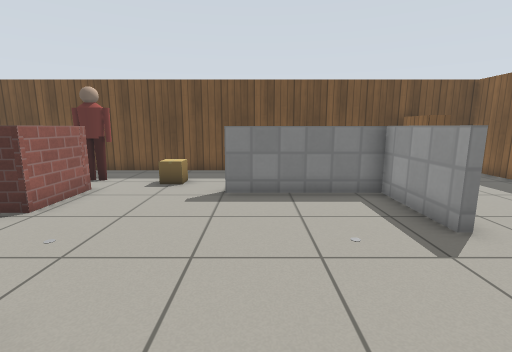
[1] (above)

15 first-person views from a walk through a Gazebo world. The camera is 0.99 m above the floor, tilts 10° down and sees 85° across. Floor lines are 1 m apart. The floor is counted in squares, 0.5 m on a side. Each view is taken from the middle of a square. On the plan, view 1 faces up. The plan holds only what a view shows up to about 16 squares ahead; the rest is blank. Simple patterns stand in for the simulator's built-in surfaces. Simple shapes stand in for some stock models.

[2]
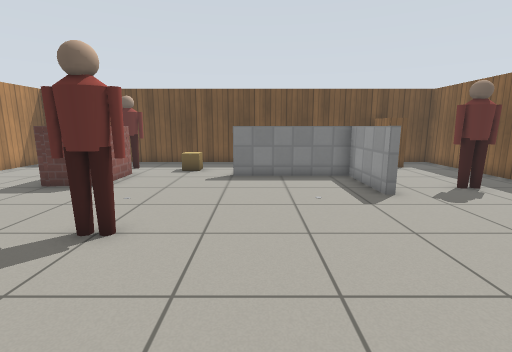

[3]
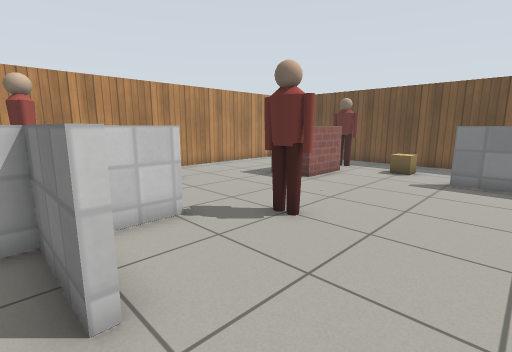

[4]
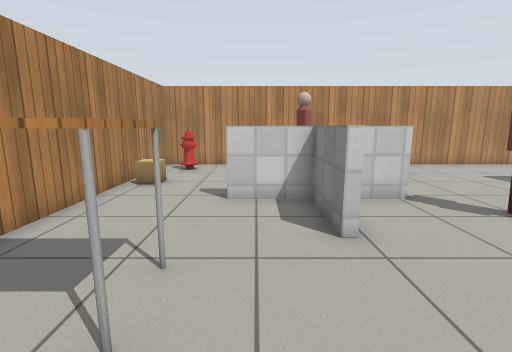

[5]
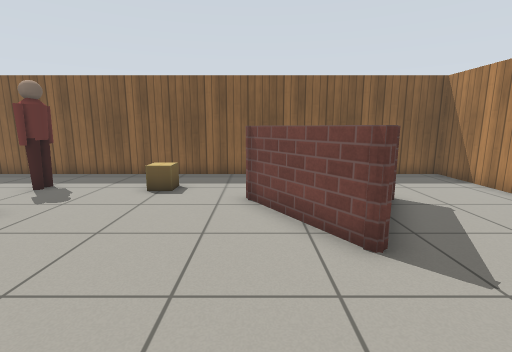

[6]
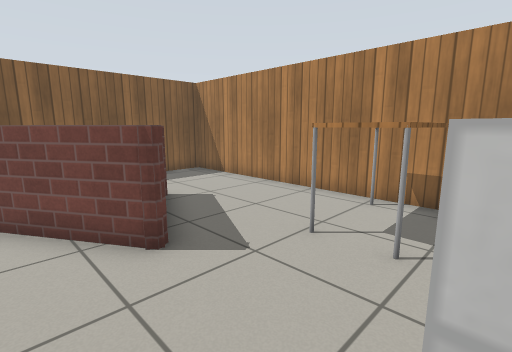

[7]
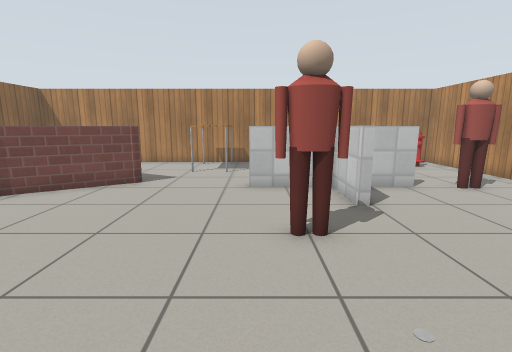

[8]
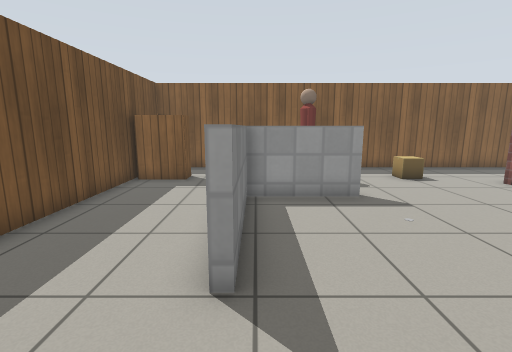

[9]
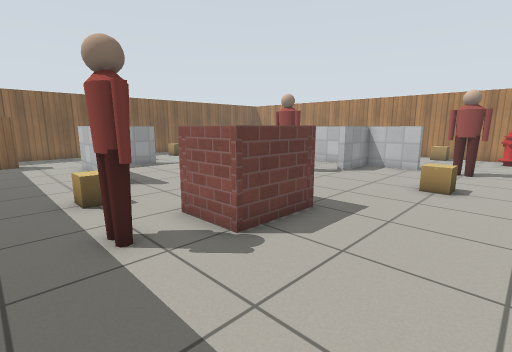

[10]
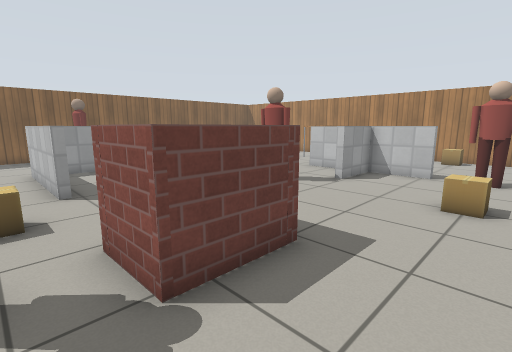

[11]
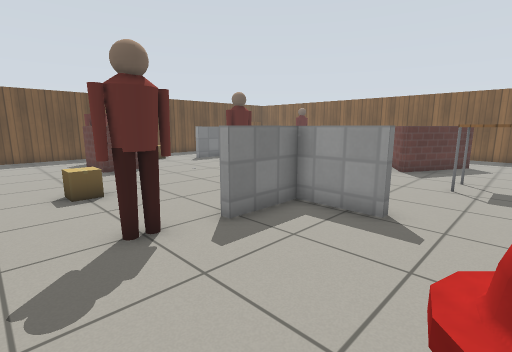

[12]
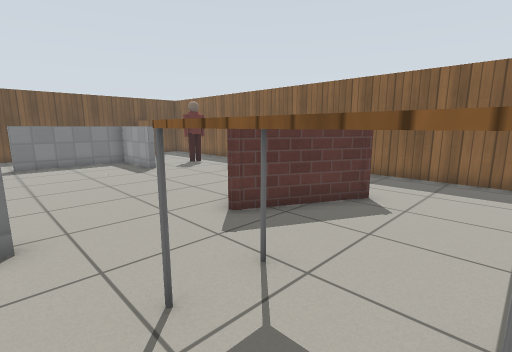

[13]
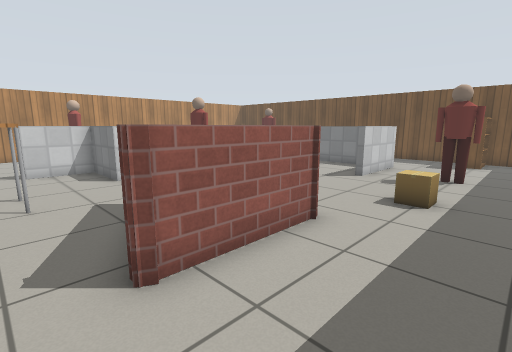

[14]
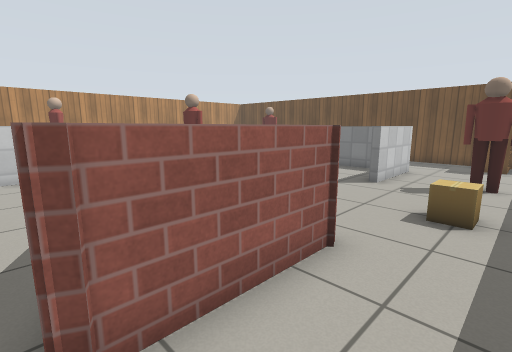

[15]
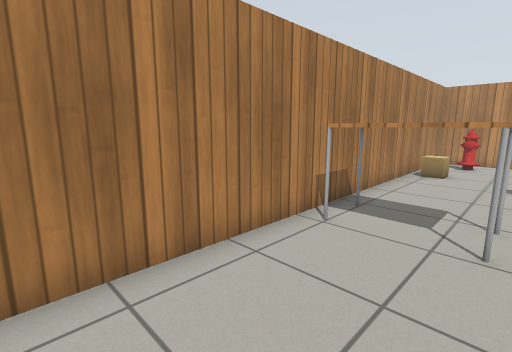

### Floor plan
Points are (right, up) in squares from view 1. A wall is a line through its corners. A room is listed if a view was taken in it or the views show most of it. See-through windows are left out.
Room 1 (views 1, 2, 3, 4, 5, 6, 7, 8, 9, 10, 12, 13, 14, 15)
walls: (3.8, 5) (3.8, 8.3) (-1, 8.3); (-4.6, 0.2) (-4.6, -2.2) (-1.7, -2.2); (-1.7, -2.5) (-4.6, -2.5) (-4.6, -4.9); (-1, 8.8) (4.1, 8.9) (4.1, 5); (-5.3, 6.3) (-7.2, 6.2) (-7.2, 8.7) (-5.3, 8.7) (-5.3, 6.3); (-7.4, -2.2) (-4.9, -2.2) (-4.9, 0.2); (5.9, -4.5) (5.7, -4.8) (2.2, -3) (2.2, -2.8) (5.7, -0.7) (5.7, -4.9); (-4.5, -8.7) (9.7, -8.7) (9.7, 12.7) (-11.7, 12.7) (-11.7, -1.5)
ways out: opening at (-9.5, -2) to room 2; opening at (-5, -6.5) to room 2; gap at (-6, 9)
objects: cardboard box (-9, 2); person (-6, 10); person (-3, 2); cardboard box (-3, 10); table (0, -8) to (1, -6); cardboard box (7, 2); person (7, 6); bookshelf (7, 11) to (7, 12)
Room 2 (view 11)
walls: (-4.9, -4.9) (-4.9, -2.5) (-7.4, -2.5); (-11.7, -1.5) (-11.7, -8.7) (-4.5, -8.7)
ways out: opening at (-9.5, -2) to room 1; opening at (-5, -6.5) to room 1
objects: fire hydrant (-10, -7); person (-9, -2); cardboard box (-7, -8)

Where each view was taken, in squares from view 1:
view 1: 0 up, 0 right, facing up
view 2: 3 down, 0 right, facing up
view 3: 3 down, 1 right, facing up-left
view 4: 4 down, 3 right, facing left
view 5: 1 down, 2 left, facing right
view 6: 1 down, 2 left, facing down-right
view 7: 7 up, 2 left, facing down
view 8: 8 up, 4 left, facing right
view 9: 12 up, 11 left, facing down-right
view 10: 10 up, 10 left, facing down-right
view 11: 7 down, 11 left, facing up-right
view 12: 8 down, 2 left, facing up-right
view 13: 6 down, 9 right, facing up-left
view 14: 5 down, 8 right, facing up-left
view 15: 5 down, 6 right, facing down-left
